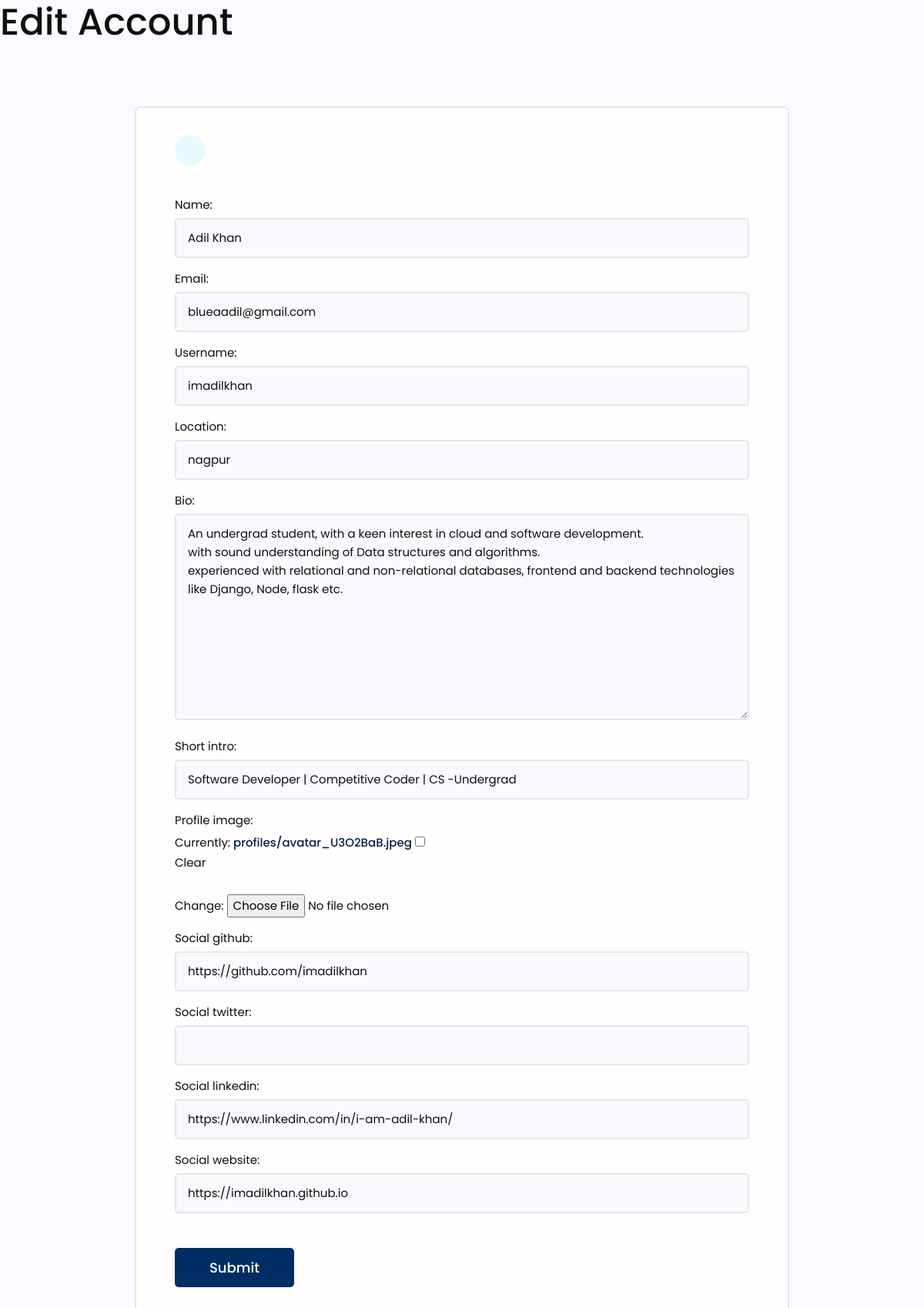
The page /users/edit-account/ (signed in) on the database its author committed.
### users/models.py (models this page shows, shortened)
class Profile(models.Model):
    user = models.OneToOneField(User,on_delete=models.CASCADE,null=True,blank=True)
    name = models.CharField(max_length = 100,blank=True,null=True)
    email = models.EmailField(max_length=100,blank=True,null=True)
    username  = models.CharField(max_length = 100,blank=True,null=True)
    location = models.CharField(max_length = 500,blank=True,null=True)
    short_intro  = models.CharField(max_length = 180,blank=True,null=True)
    bio = models.TextField(blank=True,null=True)
    profile_image = models.ImageField(null=True,blank=True,upload_to = 'profiles/',default ="profiles/avatar.jpeg" )
    social_github =  models.CharField(max_length = 5000,blank=True,null=True)
    social_twitter =  models.CharField(max_length = 5000,blank=True,null=True)
    social_linkedin =  models.CharField(max_length = 5000,blank=True,null=True)
    social_website =  models.CharField(max_length = 5000,blank=True,null=True)
    created = models.DateTimeField(auto_now_add=True)
    id = models.UUIDField(default = uuid.uuid4, unique=True,primary_key=True,editable=False)
    class Meta:
        ordering = ['created']

### users/views.py (the view)
# urls.py: path('edit-account/',views.editAccount,name="edit-account"),
@login_required(login_url='login')
def editAccount(request):
    profile = request.user.profile
    form = ProfileForm(instance = profile)
    if request.method=='POST':
        form = ProfileForm(request.POST,request.FILES,instance = profile)
        if form.is_valid():
            form.save()
            return redirect('account')
    context = {'form':form}
    return render(request,'users/profile_form.html',context)

### users/forms.py
class ProfileForm(ModelForm):
    class Meta:
        model = Profile
        fields = ['name','email','username','location','bio',
        'short_intro','profile_image','social_github','social_twitter','social_linkedin','social_website']
    def __init__(self,*args,**kwargs):
        super(ProfileForm,self).__init__(*args,**kwargs)
        for name,field in self.fields.items():
            field.widget.attrs.update({'class':'input'})

### users/templates/users/profile_form.html (shortened to what this page needs)
{%extends 'main.html'%}
{%block content%}
<h1>Edit Account</h1>
<main class="formPage my-xl">
     <div class="content-box">
         <div class="formWrapper">
             <a class="backButton" href="{%url 'account'%}"></a>
             <br>
             <form class="form" action="{%url 'edit-account'%}" method="POST" enctype="multipart/form-data">
                 {% for field in form%}
                 <div class="form__field">
                     <label for="formInput#text">{{field.label}}: </label>
                     {{field}}
                 </div>
                 {%endfor%}
                 <input class="btn btn--sub btn--lg  my-md" type="submit" value="Submit" />
             </form>
         </div>
     </div>
 </main>
{%endblock content%}

### static/styles/app.css (style rules this page uses)
:root { --color-sub: #2d2d3; }
.btn--sub { background-color: var(--color-sub-light); }
.content-box { width: 95%; max-width: 85rem; margin: 0 auto; }
.backButton { background: var(--color-main-light); color: var(--color-main); width: 4rem; height: 4rem; display: flex; align-items: center; justify-content: center; border-radius: 50%; }
.formPage .formWrapper { list-style: none; background: var(--color-white); padding: 3.5rem 5rem; border: 2px solid var(--color-light); border-radius: 0.7rem; }

### static/uikit/styles/modules/_variables.css (style rules this page uses)
:root { --color-main: #002147; --color-main-light: #e6faff; --color-sub: #002e63; --color-sub-light: #002e63; --color-sub-lighter: #e1e1f7; --color-text: rgb(15, 15, 15); --color-gray: #8b8b8b; --color-light: #e5e7eb; --color-light-gray: #767676; --color-bg: #f8fafd; --color-white: #fffefd; --color-white-light: #f3f3f3; --color-success: #359e64; --color-success-bg: #def8e8; --color-error: #fc4b0b; --color-error-bg: #fff2ee; --font-base: 'Poppins', arial, helvetica, 'Segoe UI', roboto, ubuntu, sans-serif; --font-monospace: 'Fira Code', 'Courier New', courier, monospace; --font-regular: 300; --font-medium: 500; --font-bold: 700; --generic-shadow: 1px 1px 5px #00000010; --generic-transition: all 0.3s ease-in-out; --border-radius:2rem; --card-border-radius:1rem; --btn-padding:0.6rem 2rem; --search-padding: 0.6rem 1rem; --card-padding: 1rem; }

### static/uikit/styles/modules/_base.css (style rules this page uses)
* { margin: 0; padding: 0; box-sizing: border-box; text-rendering: optimizeLegibility; color: inherit; font-size: inherit; }
html { font-size: 50%; }
@media only screen and (min-width: 480px) { html { font-size: 56.25%; } }
@media only screen and (min-width: 1200px) { html { font-size: 62.5%; } }
body { line-height: 1.6; font-weight: 400; font-size: 1.5rem; color: var(--color-text); background-color: var(--color-bg); min-height: 100vh; }

### static/uikit/styles/modules/_typography.css (style rules this page uses)
* { font-family: var(--font-base); }
h1 { font-size: 4.8rem; font-weight: var(--font-medium); }
a { padding-bottom: 2px; text-decoration: none; display: inline-block; color: var(--color-main); font-weight: var(--font-medium); }

### static/uikit/styles/modules/_utilities.css (style rules this page uses)
.my-md { margin: 3rem auto; }
.my-xl { margin: 8rem auto; }

### static/uikit/styles/modules/_button.css (style rules this page uses)
.btn { display: inline-block; position: relative; cursor: pointer; background-color: var(--color-light); font-weight: var(--font-medium); color: #385499; text-decoration: none; padding: 1rem 2rem; border-radius: 0.5rem; border: none; width: -webkit-fit-content; width: -moz-fit-content; width: fit-content; height: -webkit-fit-content; height: -moz-fit-content; height: fit-content; font-size: 1.6rem; outline-width: 0; outline-color: transparent; -webkit-backface-visibility: hidden; backface-visibility: hidden; transition: all 0.3s ease-in-out; }
.btn--sub { background-color: #385499; color: var(--color-white); }
.btn--lg { font-size: 1.8rem; padding: 1.2rem 4.5rem; }

### static/uikit/styles/modules/_form.css (style rules this page uses)
.form { display: block; }
.form__field { margin-top: 1.5rem; margin-bottom: 1.5rem; }
.form__label, .form__field > label { display: block; margin-bottom: 0.5rem; color: var(--color-text); }
input.input[type='text'], input.input[type='email'], input.input[type='password'], input.input[type='number'], textarea.input { min-width: 24rem; width: 100%; padding: 1.2rem 1.5rem; border-radius: 0.5rem; border: 2px solid var(--color-light); transition: all 0.3s ease-in-out; background-color: var(--color-bg); }

### templates/main.html (style rules this page uses)
body { height: 100%; background-color:rgba(130,36,227,0.020)!important; }
html { height: 100%; overflow-x: hidden; }

### rows shown on the page
Profile: form "Adil Khan" "blueaadil@gmail.com" "imadilkhan" "nagpur" "An undergrad student, with a keen interest in cloud and software development. with sound understanding of Data structures and algorithms. experienced with relational and non-relational databases, frontend and backend technologies like Django, Node, flask etc." "Software Developer | Competitive Coder | CS -Undergrad" "https://github.com/imadilkhan" "https://www.linkedin.com/in/i-am-adil-khan/" "https://imadilkhan.github.io"

### other values the page prints
{{ field.label }} "Name" "Email" "Username" "Location" "Bio" "Short intro" "Profile image" "Social github" "Social twitter" "Social linkedin" "Social website"
